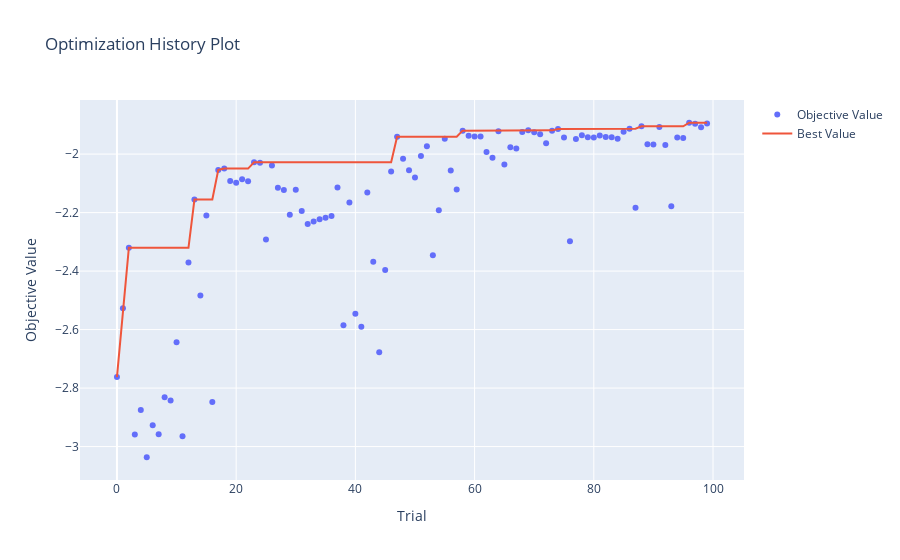

This figure's notebook cell:
### Code cell
plot_optimization_history(study_cat)
